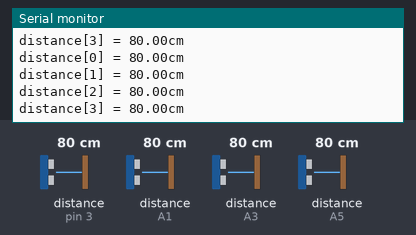
A sketch run on a simulated Arduino Uno, built with avr-gcc and run on an emulated ATmega328P. Parts: the last lines printed to the serial monitor. Wiring (inferred from the names in the program): 4 × ultrasonic range finder: trigger pin 2, echo pin 3 / trigger A0, echo A1 / trigger A2, echo A3 / trigger A4, echo A5. Inputs (shaded band) come from the test bench; at power-on: distance to the obstacle (sensors on pin 3, A1, A3, A5) 80 cm. The echo pulse lasts 58.3 µs per cm.

Above: at 1.2 s.
1.3 s: distance to the obstacle (sensor on pin 3) set to 9 cm
At 1.56 s:
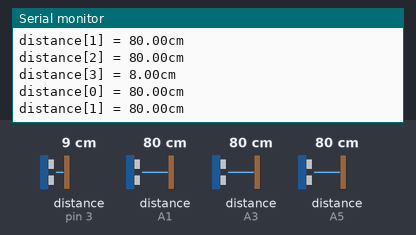
4.3 s: distance to the obstacle (sensor on A1) set to 2 cm
At 4.47 s:
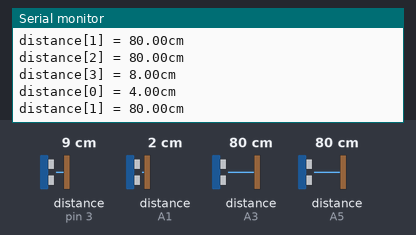
7.3 s: distance to the obstacle (sensor on A3) set to 47 cm
At 7.8 s:
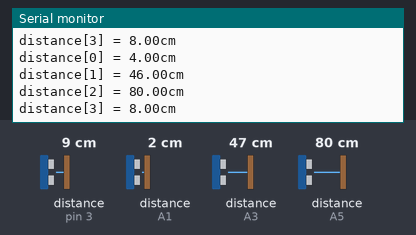
10.3 s: distance to the obstacle (sensor on A5) set to 2 cm
At 10.8 s:
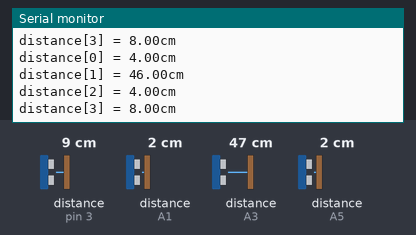
13.3 s: distance to the obstacle (sensor on pin 3) set to 13 cm
At 14.1 s:
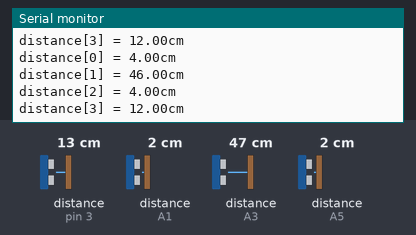
16.3 s: distance to the obstacle (sensor on A1) set to 9 cm
At 17.0 s:
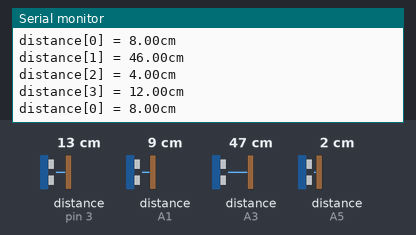
Timing chart, 0 to 19.3 s (numbered marks = the images above; inputs shaded):
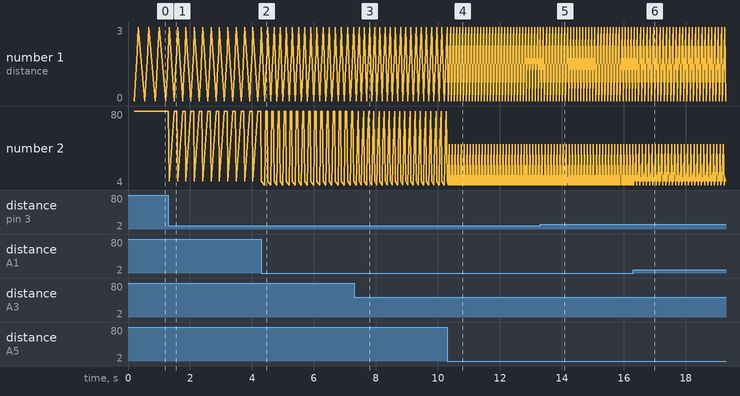

Measured:
- after the input at 1.3 s, the serial monitor: prints a new line at once (image 1)
- after the input at 4.3 s, the serial monitor: prints a new line after 0.11 s (image 2)
- after the input at 7.3 s, the serial monitor: prints a new line after 0.09 s (image 3)
- after the input at 10.3 s, the serial monitor: prints a new line after 0.09 s (image 4)
- after the input at 13.3 s, the serial monitor: prints a new line after 0.11 s (image 5)
- after the input at 16.3 s, the serial monitor: prints a new line after 0.07 s (image 6)

The sketch:

test1.ino
```cpp
#include "PID_v1.h"
    /*
    IDE 版本:1.0.1
    功能：利用SR04超声波传感器进行测距，并用串口显示测出的距离值
    */
    //slam

//0：前方；1：左；2：右；3：后
    // 设定SR04连接的Arduino引脚
    const int TrigPin[6] = {A0,A2,A4,2,4,6};
    const int EchoPin[6] = {A1,A3,A5,3,5,7};
    float distance[5];
    float Car_Velocity_Set = 0,Car_Angle_Set = 0;
    float Sense_Velocity[5] = {0};
    void setup()
    {
      // 初始化串口通信及连接SR04的引脚
            Serial.begin(9600);
            pinMode(TrigPin[0], OUTPUT);
        // 要检测引脚上输入的脉冲宽度，需要先设置为输入状态
            pinMode(EchoPin[0], INPUT);
             pinMode(TrigPin[1], OUTPUT);
        // 要检测引脚上输入的脉冲宽度，需要先设置为输入状态
            pinMode(EchoPin[1], INPUT);
             pinMode(TrigPin[2], OUTPUT);
        // 要检测引脚上输入的脉冲宽度，需要先设置为输入状态
            pinMode(EchoPin[2], INPUT);
             pinMode(TrigPin[3], OUTPUT);
        // 要检测引脚上输入的脉冲宽度，需要先设置为输入状态
            pinMode(EchoPin[3], INPUT);
           /*  pinMode(TrigPin[4], OUTPUT);
        // 要检测引脚上输入的脉冲宽度，需要先设置为输入状态
            pinMode(EchoPin[4], INPUT);
             pinMode(TrigPin[5], OUTPUT);
        // 要检测引脚上输入的脉冲宽度，需要先设置为输入状态
            pinMode(EchoPin[5], INPUT);*/
        Serial.println("Ultrasonic sensor:");
    }
/*************************************************
  * 功能：滤波
  **************************************************/

float P[2][2] = {{ 1, 0 },
  { 0, 1 }
};
float Pdot[4] = { 0, 0, 0, 0};
//float Q_angle = 0.001, Q_gyro = 0.005; //角度数据置信度,角速度数据置信度
float Q_angle = 2, Q_gyro = 2; //角度数据置信度,角速度数据置信度
float R_angle = 0.5 , C_0 = 1;
float q_bias, angle_err, PCt_0, PCt_1, E, K_0, K_1, t_0, t_1;
float timeChange = 10; //滤波法采样时间间隔毫秒
float dt = timeChange * 0.003; //注意：dt的取值为滤波器采样时间
////////////////////////kalman/////////////////////////
float angle, angle_dot;                                //平衡角度值
void Kalman_Filter(double angle_m, double gyro_m)
{
  ///陀螺仪积分角度（先验估计）
  angle += (gyro_m - q_bias) * dt;//带q的是变量的协方差，带m的是测量值
  ///计算角度偏差
  angle_err = angle_m - angle;//偏差e
  ///先验估计误差协方差的微分
  Pdot[0] = Q_angle - P[0][1] - P[1][0];
  Pdot[1] = - P[1][1];
  Pdot[2] = - P[1][1];
  Pdot[3] = Q_gyro;
  ///先验估计误差协方差的积分
  P[0][0] += Pdot[0] * dt;
  P[0][1] += Pdot[1] * dt;
  P[1][0] += Pdot[2] * dt;
  P[1][1] += Pdot[3] * dt;
  ///卡尔曼增益计算
  PCt_0 = C_0 * P[0][0];
  PCt_1 = C_0 * P[1][0];
  E = R_angle + C_0 * PCt_0;
  K_0 = PCt_0 / E;
  K_1 = PCt_1 / E;
  ///后验估计误差协方差计算 
  t_0 = PCt_0;
  t_1 = C_0 * P[0][1];
  P[0][0] -= K_0 * t_0;
  P[0][1] -= K_0 * t_1;
  P[1][0] -= K_1 * t_0;
  P[1][1] -= K_1 * t_1;
  angle += K_0 * angle_err; ///后验估计最优角度值
  q_bias += K_1 * angle_err;///更新最优估计值的偏差
  angle_dot = gyro_m - q_bias; ///更新最优角速度值
}
      /*************************************************
      * 函数
      * 功能：交换
      **************************************************/
      void swap(float *a,float *b)
      {
          float temp = *a;
          *a = *b;
          *b = temp;
      }

     /*************************************************
      * 功能：获取指定超声波数据，超声波测距滤波，并保存
      **************************************************/
    void Get_Distance(int i, float *distance)
    {
            float tempdistance[8];
            float avg_distance;
            int m = 0;
            //获取8个数据
            do
            {
                // 产生一个10us的高脉冲去触发TrigPin
                digitalWrite(TrigPin[i], LOW);
                delayMicroseconds(2);
                digitalWrite(TrigPin[i], HIGH);
                delayMicroseconds(10);
                digitalWrite(TrigPin[i], LOW);
                //检测脉冲宽度，并计算出距离
                tempdistance[m] = pulseIn(EchoPin[i], HIGH) / 58.00;
                if( tempdistance[m]>400)
                {
                   tempdistance[m]=400;
                 }
                if( tempdistance[m]<4)
                 {
                     tempdistance[m]= 4;
                 }
                  m++;
            }while(m <8);
            //排序
            for (int s = 0 ; s < 8 - 1 ; s++)
            {
            int mindata = s;
            for (int j = s + 1; j < 8; j++)
                if (tempdistance[j] < tempdistance[mindata])
               mindata = j;
               swap(&tempdistance[mindata], &tempdistance[s]);
            }
            //求和平均
            int sum=0;
            for(int s= 1;s < 7 ; s++)
            {
            sum += tempdistance[s];
            }
            distance[i]= sum / 6;
   }
      /*************************************************
      * 功能：获取所有超声波数据，并保存
      **************************************************/
   void Get_All_Distance(int num)
   {
    for(int i = 0; i< num; i++)
          {
            Get_Distance( i, distance);
          }
    }
     /*************************************************
      * 功能：pid,没有必要
      **************************************************/
      /*#define PERIOD 20
      float u = 0;
      float eI;
      float eII;
      float eIII;
      //PID控制器，初始值供参考，Kp= 1,Ti = 10,T = PERIOD
      float pidController(float target, float current)
      {
        float output;
        eI = target - current;
        float Kp = 0.5, Ti = 5, Td = 0, T = PERIOD;
        float q0 = Kp * (1 + T / Ti + Td / T);
        float q1 = -Kp * (1 + 2 * Td / T);
        float q2 = Kp * Td / T;
        u = u + q0 * eI + q1 * eII + q2 * eIII;
        eIII = eII;
        eII = eI;
       if(u >= 255)
        {
          u = 255;
        }
        if(u <= -255)
        {
          u = -255;
        }
        output = u;
        return output;
      }*/
       /*************************************************
      * 函数
      * 功能：展示所有超声波数据
      **************************************************/
      void Display(int num)
      {
          //int count = 0;
          for(int i = 0; i< num; i++)
          {
           Get_Distance(i,  distance);
          Serial.print("distance[");
          Serial.print(i);
          Serial.print("] = ");
          Serial.print(distance[i]);
          Serial.print("cm ");
          Serial.println();
          /*count++
          if(count == 3)
          {
          Serial.println();
          }
          else if(count == 6)
          {
            Serial.println();
            Serial.println();
            count=0;
          }*/
        }
    }
      /*************************************************
      * 函数
      * 功能：避障
      **************************************************/
      void Avoid_Obstacle()
      {

        /*************************************************
      * 设备：前置超声波
      * 功能：减速防止前方碰撞，并在很近距离时后退
      **************************************************/
     if(distance[0]< 50)//前
     {
       Car_Velocity_Set = 10;
       Car_Angle_Set = 0;
        if(distance[0]< 20)
       {
            Car_Velocity_Set = 5;
            Car_Angle_Set = 0;
           if(distance[0]< 10)
            {
                Car_Velocity_Set = -5;//后退以保持距离
                Car_Angle_Set = 0;
            }
        }
      }
      /*************************************************
      * 设备：后置超声波
      * 功能：加速防止后方碰撞
      **************************************************/
      if(distance[3]< 20)//后
       {
            Car_Velocity_Set = 12;
            Car_Angle_Set = 0;
           if(distance[3]< 10)
            {
                Car_Velocity_Set = 15;
                Car_Angle_Set = 0;
            }
        }
      /*************************************************
      * 设备：前置超声波，左超声波双 融合
      * 功能：左斜将碰墙时自动纠偏
      * 备注：舵机右正左负
      **************************************************/
     if(distance[0]< 30)//前
     {
       //Car_Velocity_Set = 10;
      // Car_Angle_Set = 0;
           if(distance[1]< 25)//左
                {
                    Car_Velocity_Set = 5;
                    Car_Angle_Set = 5;
                }
            else if(distance[1]< 15)//左
            {
               Car_Velocity_Set = 5;
               Car_Angle_Set = 10;
              }
              else if(distance[1]< 8)//左
            {
               Car_Velocity_Set = 5;
               Car_Angle_Set = 15;
              }
     }
      else if(distance[0]< 15)//前
       {
            Car_Velocity_Set = 5;
            Car_Angle_Set = 0;
                 if(distance[1]< 25)//左
                  {
                      Car_Velocity_Set = 5;
                      Car_Angle_Set = 20;
                  }
                else if(distance[1]< 15)//左
                {
                 Car_Velocity_Set = 5;
                 Car_Angle_Set = 20;
                }
                else if(distance[1]< 8)//左
                {
                 Car_Velocity_Set = 5;
                 Car_Angle_Set = 30;
                }
        }
        else if(distance[0]< 5)//前
       {
            Car_Velocity_Set = -5;
            Car_Angle_Set = 0;
                 if(distance[1]< 25)//左
                 {
                      Car_Velocity_Set = 5;
                      Car_Angle_Set = 20;
                 }
                  else if(distance[1]< 15)//左
                {
                 Car_Velocity_Set = 5;
                 Car_Angle_Set = 30;
                }
                else if(distance[1]< 8)//左
                {
                 Car_Velocity_Set = 5;
                 Car_Angle_Set = 45;
                }
        }
        /*************************************************
      * 设备：前置超声波，右超声波双 融合
      * 功能：左斜将碰墙时自动纠偏
      * 备注：舵机右正左负
      **************************************************/
     if(distance[0]< 30)//前
     {
       //Car_Velocity_Set = 10;
      // Car_Angle_Set = 0;
           if(distance[2]< 25)//左
                {
                    Car_Velocity_Set = 5;
                    Car_Angle_Set = -5;
                }
            else if(distance[1]< 15)//左
            {
               Car_Velocity_Set = 5;
               Car_Angle_Set = -10;
              }
              else if(distance[1]< 8)//左
            {
               Car_Velocity_Set = 5;
               Car_Angle_Set = -15;
              }
     }
      else if(distance[0]< 15)//前
       {
            Car_Velocity_Set = 5;
            Car_Angle_Set = 0;
                 if(distance[2]< 25)//右
                  {
                      Car_Velocity_Set = 5;
                      Car_Angle_Set = -20;
                  }
                else if(distance[2]< 15)//右
                {
                 Car_Velocity_Set = 5;
                 Car_Angle_Set = -20;
                }
                else if(distance[2]< 8)//右
                {
                 Car_Velocity_Set = 5;
                 Car_Angle_Set = -30;
                }
        }
        else if(distance[0]< 5)//前
       {
            Car_Velocity_Set = -5;
            Car_Angle_Set = 0;
                 if(distance[2]< 25)//右
                 {
                      Car_Velocity_Set = 5;
                      Car_Angle_Set = -20;
                 }
                  else if(distance[2]< 15)//右
                {
                 Car_Velocity_Set = 5;
                 Car_Angle_Set = -30;
                }
                else if(distance[2]< 8)//右
                {
                 Car_Velocity_Set = 5;
                 Car_Angle_Set = -45;
                }
        }
    }
    void loop()
    {
      Get_All_Distance(4);
      Display(4);
      Avoid_Obstacle();
    }
```
